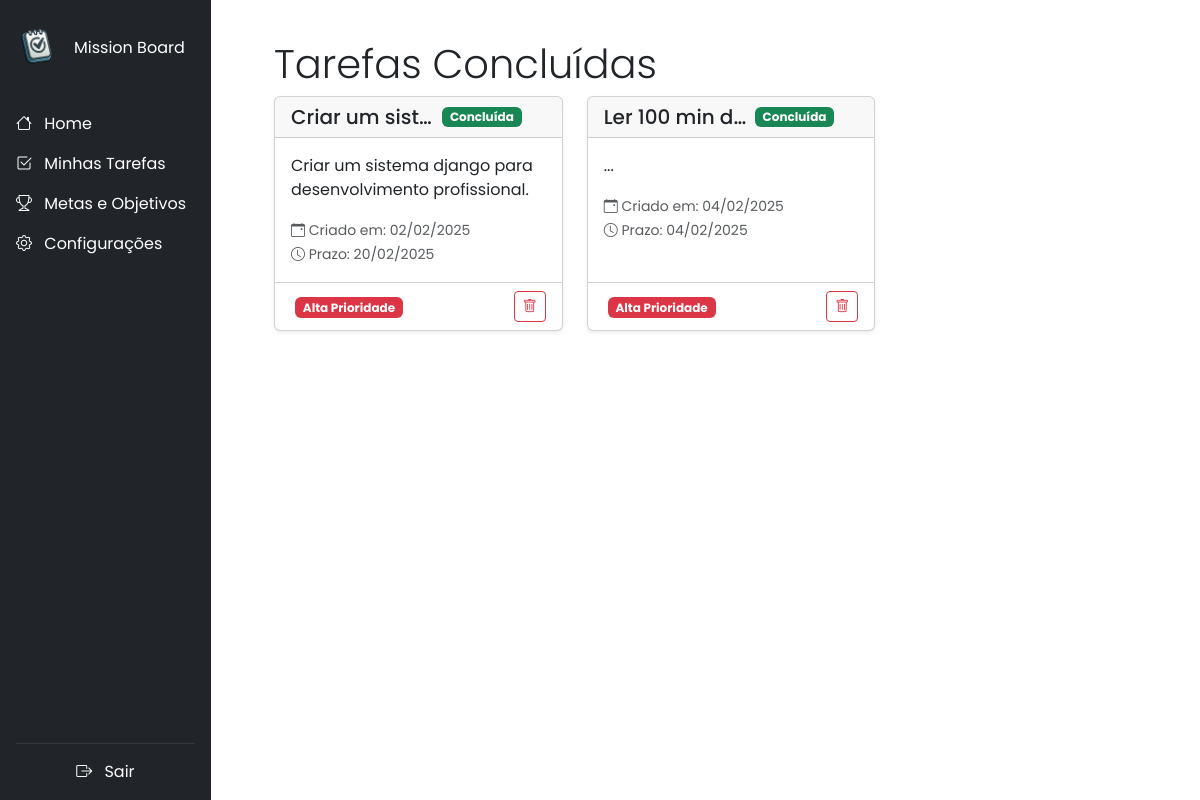
The app's page /task/list/completed/ (signed in) with its own data.
### tasks/models.py (models this page shows, shortened)
class Task(models.Model):
    PRIORITY_CHOICES = [
        ('low', 'Baixa'),
        ('medium', 'Média'),
        ('high', 'Alta'),
    ]
    user = models.ForeignKey(User, verbose_name='Usuário', on_delete=models.CASCADE, max_length=50)
    title = models.CharField(max_length=255)
    description = models.TextField(blank=True, null=True)
    category = models.ForeignKey(Category, on_delete=models.SET_NULL, blank=True, null=True)
    due_date = models.DateField()
    priority = models.CharField(max_length=10, choices=PRIORITY_CHOICES, default='medium')
    completed = models.BooleanField(default=False)
    created_at = models.DateTimeField(auto_now_add=True)

### tasks/views.py (the view)
# urls.py: path('task/list/completed/', views.CompletedTasksView.as_view(), name='completed_tasks'),
class CompletedTasksView(LoginRequiredMixin, ListView):
    model = models.Task
    context_object_name = 'tasks'
    template_name = 'completed_tasks.html'
    def get_context_data(self, **kwargs):
        context = super().get_context_data(**kwargs)
        context['tasks'] = Task.objects.filter(completed=True)
        return context

### tasks/templates/completed_tasks.html (shortened to what this page needs)
{% extends 'base.html' %}
{% block content %}
<div class="row mt-4">
    <h3 class="display-6">Tarefas Concluídas</h3>
    {% for task in tasks %}
    <div class="col-md-6 col-lg-4 mb-4">
        <div class="card h-100 shadow-sm">
            <div class="card-header d-flex justify-content-between align-items-center">
                <h5 class="card-title mb-0 text-truncate">{{ task.title }}</h5>
                <div class="d-flex align-items-center">
                    <span class="badge bg-success me-2">
                        Concluída
                    </span>
                    <button type="submit" class="btn btn-sm border-0 btn-outline-success"
                        <i class="bi bi-check-circle"></i>
                    </button>
                </div>
            </div>
            <div class="card-body">
                <p class="card-text">{{ task.description }}</p>
                <div class="mt-3">
                    <small class="text-muted">
                        <i class="bi bi-calendar-event"></i> Criado em: {{ task.created_at|date:"d/m/Y" }}
                    </small>
                    <br>
                    <small class="text-muted">
                        <i class="bi bi-clock"></i> Prazo: {{ task.due_date|date:"d/m/Y" }}
                    </small>
                </div>
            </div>
            <div class="card-footer bg-transparent">
                <div class="d-flex justify-content-between align-items-center">
                    <div>
                        {% if task.priority == 'high' %}
                        <span class="badge bg-danger ms-1">Alta Prioridade</span>
                        {% elif task.priority == 'medium' %}
                        <span class="badge bg-warning ms-1">Média Prioridade</span>
                        {% else %}
                        <span class="badge bg-success ms-1">Baixa Prioridade</span>
                        {% endif %}
                    </div>
                    <div class="btn-group">
                        <button type="button" class="btn btn-sm btn-outline-danger" data-bs-toggle="modal"
                            data-bs-target="#deleteModal{{ task.id }}">
                            <i class="bi bi-trash"></i>
                        </button>
                    </div>
                </div>
            </div>
        </div>
    </div>
    {% empty %}
    <div class="col-12">
        <div class="alert alert-info text-center" role="alert">
            <i class="bi bi-info-circle me-2"></i>Nenhuma tarefa encontrada.
        </div>
    </div>
    {% endfor %}
</div>
{% endblock %}

### app/templates/base.html (style rules this page uses)
body { font-family: 'Poppins', sans-serif; }

### records on screen
Task: title "Criar um sist…", description "Criar um sistema django para desenvolvimento profissional.", created_at "02/02/2025", due_date "20/02/2025", priority "Alta Prioridade"
Task: title "Ler 100 min d…", description "...", created_at "04/02/2025", due_date "04/02/2025", priority "Alta Prioridade"
